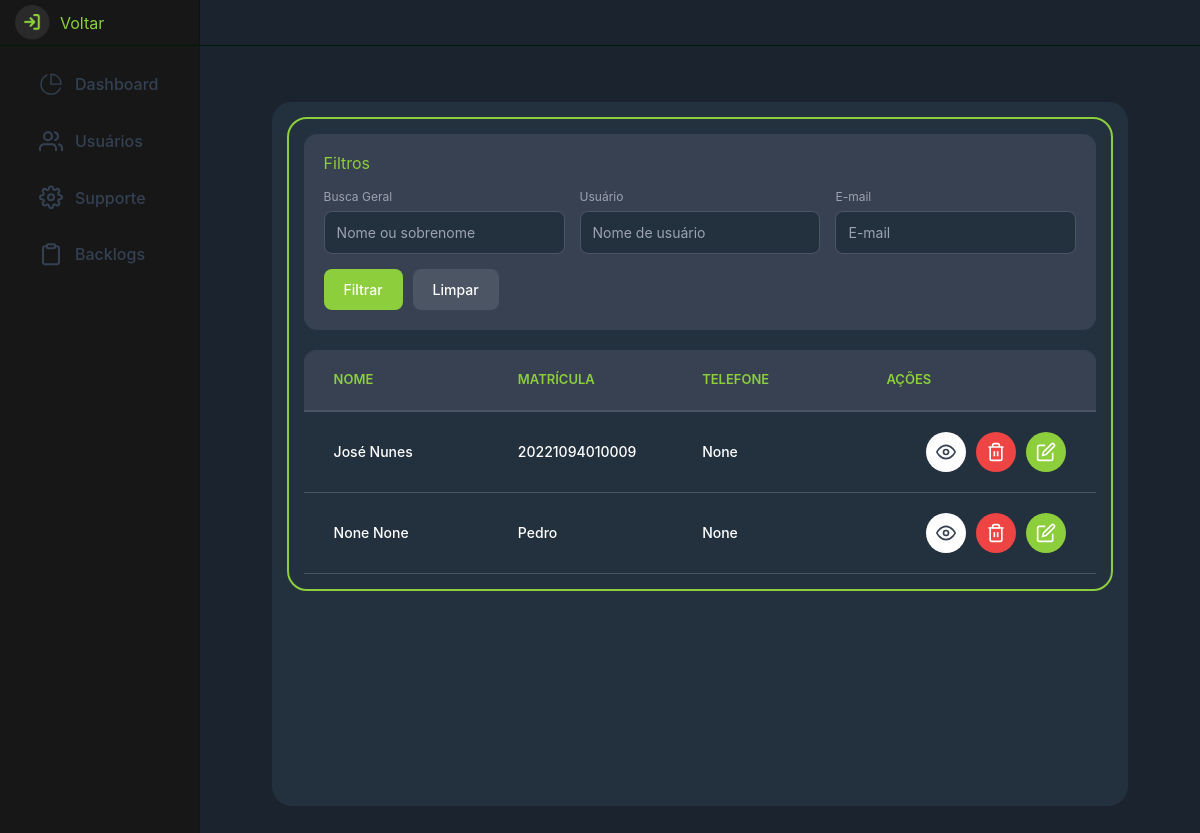
/dashboard/usuarios/ (signed in), run on the app's committed database.
### accounts/models.py (models this page shows, shortened)
class Usuarios(AbstractUser):
    username = models.CharField(
        max_length=150, verbose_name="Usuário", null=True, blank=True
    )
    email = models.EmailField(
        verbose_name="E-mail", max_length=255, null=True, blank=True
    )
    numero = models.CharField(
        verbose_name="Numero", max_length=20, null=True, blank=True
    )
    first_name = models.CharField(
        verbose_name="Nome", max_length=255, null=True, blank=True
    )
    last_name = models.CharField(
        verbose_name="Sobrenome", max_length=255, null=True, blank=True
    )
    USERNAME_FIELD = "username"
    REQUIRED_FIELDS = ["email"]

### Dashboard/views.py (the view)
# urls.py: path("usuarios/", views.UsuariosListView.as_view(), name="listar-usuarios"),
class UsuariosListView(LoginRequiredMixin, ListView):
    model = Usuarios
    template_name = "dashboard/usuarios/usuarios_list.html"
    context_object_name = "usuarios"
    paginate_by = 10
    def get_queryset(self):
        queryset = super().get_queryset()
        termo_busca = self.request.GET.get('q')
        filtro_username = self.request.GET.get('username')
        filtro_email = self.request.GET.get('email')
        if termo_busca:
            queryset = queryset.filter(
                Q(first_name__icontains = termo_busca) | Q(last_name__icontains = termo_busca)
            )
        if filtro_username:
            queryset = queryset.filter(username__icontains=filtro_username)
        if filtro_email:
            queryset = queryset.filter(email__icontains=filtro_email)
        return queryset.order_by('username')
    def get_context_data(self, **kwargs):
        context = super().get_context_data(**kwargs)
        context['termo_busca'] = self.request.GET.get('q', '')
        context['filtro_username'] = self.request.GET.get('username', '')
        context['filtro_email'] = self.request.GET.get('email', '')
        return context

### Dashboard/templates/dashboard/usuarios/usuarios_list.html (shortened to what this page needs)
{% extends 'nav.html' %}
{% block center %}
<div class="container_main" style="
    display: flex;
    flex-direction: column;
    align-items: flex-start;
    width: 100%;
    min-height: 100vh;
    padding: 40px 5%;
">
    <div style="
        width: 100%;
        background-color: #23313e;
        border-radius: 20px;
        padding: 15px;
    ">
        <div style="
            width: 100%;
            background-color: transparent;
            border: 2px solid #8CCE3B;
            border-radius: 20px;
            padding: 15px;
            position: relative;
        ">
            <div style="
                width: 100%;
                background-color: #374151;
                border-radius: 13px;
                padding: 20px;
                margin-bottom: 20px;
            ">
                <h3 style="color: #8CCE3B; font-size: 16px; margin-bottom: 15px;">Filtros</h3>
                <form method="GET" style="display: flex; gap: 15px; flex-wrap: wrap;">
                    <div style="flex: 1; min-width: 200px;">
                        <label style="color: #9ca3af; font-size: 12px; display: block; margin-bottom: 5px;">Busca Geral</label>
                        <input
                            type="text"
                            name="q"
                            placeholder="Nome ou sobrenome"
                            value="{{ termo_busca }}"
                            style="
                                width: 100%;
                                padding: 10px 12px;
                                background-color: #23313e;
                                border: 1px solid #4b5563;
                                border-radius: 8px;
                                color: white;
                                font-size: 14px;
                            "
                        >
                    </div>
                    <div style="flex: 1; min-width: 200px;">
                        <label style="color: #9ca3af; font-size: 12px; display: block; margin-bottom: 5px;">Usuário</label>
                        <input
                            type="text"
                            name="username"
                            placeholder="Nome de usuário"
                            value="{{ filtro_username }}"
                            style="
                                width: 100%;
                                padding: 10px 12px;
                                background-color: #23313e;
                                border: 1px solid #4b5563;
                                border-radius: 8px;
                                color: white;
                                font-size: 14px;
                            "
                        >
                    </div>
                    <div style="flex: 1; min-width: 200px;">
                        <label style="color: #9ca3af; font-size: 12px; display: block; margin-bottom: 5px;">E-mail</label>
                        <input
                            type="text"
                            name="email"
                            placeholder="E-mail"
                            value="{{ filtro_email }}"
                            style="
                                width: 100%;
                                padding: 10px 12px;
                                background-color: #23313e;
                                border: 1px solid #4b5563;
                                border-radius: 8px;
                                color: white;
                                font-size: 14px;
                            "
                        >
                    </div>
                    <div style="display: flex; gap: 10px; align-items: flex-end;">
                        <button
                            type="submit"
                            style="
                                background-color: #8CCE3B;
                                color: white;
                                border: none;
                                border-radius: 8px;
                                padding: 10px 20px;
                                font-size: 14px;
                                font-weight: 500;
                                cursor: pointer;
                            "
                        >
                            Filtrar
                        </button>
                        <a
                            href="{% url 'usuarios_list' %}"
                            style="
                                background-color: #4b5563;
                                color: white;
                                border: none;
                                border-radius: 8px;
                                padding: 10px 20px;
                                font-size: 14px;
                                font-weight: 500;
                                cursor: pointer;
                                text-decoration: none;
                                display: inline-block;
                            "
                        >
                            Limpar
                        </a>
                    </div>
                </form>
            </div>
            <div style="
                margin-top: 20px;
                width: 100%;
                background-color: #374151;
                border-radius: 13px 13px 0 0;
                overflow: hidden;
            ">
                <div style="
                    display: flex;
                    background-color: #374151;
                    padding: 20px 30px;
                    align-items: center;
                    border-bottom: 2px solid #4b5563;
                ">
                    <div style="flex: 1; color: #8CCE3B; font-size: 13px; font-weight: 600;">NOME</div>
                    <div style="flex: 1; color: #8CCE3B; font-size: 13px; font-weight: 600;">MATRÍCULA</div>
                    <div style="flex: 1; color: #8CCE3B; font-size: 13px; font-weight: 600;">TELEFONE</div>
                    <div style="width: 180px; color: #8CCE3B; font-size: 13px; font-weight: 600;">AÇÕES</div>
                </div>
                {% if usuarios %}
                    {% for i in usuarios %}
                    <div style="
                        display: flex;
                        background-color: #23313e;
                        padding: 20px 30px;
                        align-items: center;
                        border-bottom: 1px solid #4b5563;
                    ">
                        <div style="flex: 1; color: white; font-size: 14px; font-weight: 500;">{{ i.first_name }} {{ i.last_name }}</div>
                        <div style="flex: 1; color: white; font-size: 14px; font-weight: 500;">{{ i.username }}</div>
                        <div style="flex: 1; color: white; font-size: 14px; font-weight: 500;">{{ i.numero }}</div>
                        <div style="width: 180px; display: flex; justify-content: flex-end; gap: 10px;">
                            <a href="{% url 'usuarios_detail' i.pk %}" style="
                                background-color: white;
                                width: 40px;
                                height: 40px;
                                border: none;
                                border-radius: 50%;
                                display: flex;
                                align-items: center;
                                justify-content: center;
                                cursor: pointer;
                                text-decoration: none;
                            ">
                                <svg width="20" height="20" viewBox="0 0 24 24" fill="none" stroke="#374151" stroke-width="2">
                                    <path d="M1 12s4-8 11-8 11 8 11 8-4 8-11 8-11-8-11-8z"></path>
                                    <circle cx="12" cy="12" r="3"></circle>
                                </svg>
                            </a>
                            <a href="{% url 'usuarios_delete' i.pk %}" style="
                                background-color: #ef4444;
                                width: 40px;
                                height: 40px;
                                border: none;
                                border-radius: 50%;
                                display: flex;
                                align-items: center;
                                justify-content: center;
                                cursor: pointer;
                                text-decoration: none;
                            ">
                            </a>
                            <a href="{% url 'usuarios_update' i.pk %}" style="
                                background-color: #8CCE3B;
                                width: 40px;
                                height: 40px;
                                border: none;
                                border-radius: 50%;
                                display: flex;
                                align-items: center;
                                justify-content: center;
                                cursor: pointer;
                                text-decoration: none;
                            ">
                                <svg width="20" height="20" viewBox="0 0 24 24" fill="none" stroke="white" stroke-width="2">
                                    <path d="M11 4H4a2 2 0 0 0-2 2v14a2 2 0 0 0 2 2h14a2 2 0 0 0 2-2v-7"></path>
                                    <path d="M18.5 2.5a2.121 2.121 0 0 1 3 3L12 15l-4 1 1-4 9.5-9.5z"></path>
                                </svg>
                            </a>
                        </div>
                    </div>
                    {% endfor %}
                {% endif %}
            </div>
        </div>
        <div style="
            width: 100%;
            min-height: 200px;
            background-color: transparent;
        "></div>
    </div>
</div>
{% endblock %}

### static/css/dashboard.css (style rules this page uses)
body { font-size: .875rem; background-color: #1B232E; }

### data on the page
Usuarios: first_name "José", last_name "Nunes", username "20221094010009", numero "None"
Usuarios: first_name "None", last_name "None", username "Pedro", numero "None"
